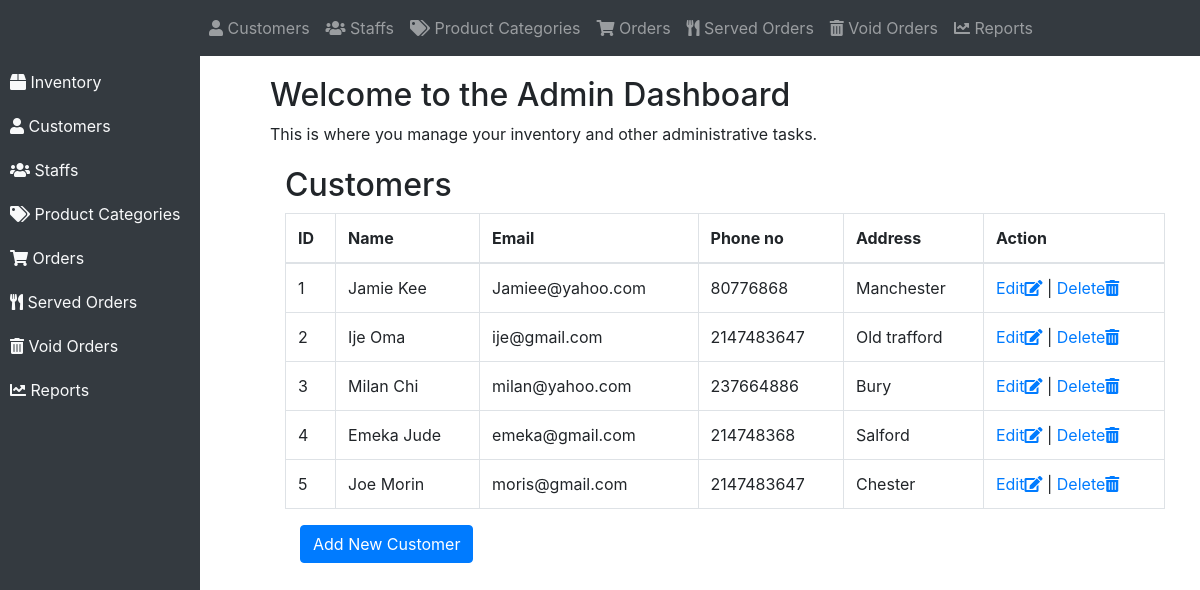
The app's page /HCF/customer.php with its own data.
### tables this page shows
CREATE TABLE `customer` (
  `customer_id` int(11) NOT NULL,
  `customer_name` varchar(225) NOT NULL,
  `email` varchar(255) NOT NULL,
  `phone_no` int(11) NOT NULL,
  `address` varchar(255) NOT NULL
);

### HCF/customer.php (the view, shortened to what this page needs)
<?php
include("connect.php");
?>
<!DOCTYPE html>
<html lang="en">
<head>
    <link rel="stylesheet" href="https://stackpath.bootstrapcdn.com/bootstrap/4.5.2/css/bootstrap.min.css">
    <link rel="stylesheet" href="https://cdnjs.cloudflare.com/ajax/libs/font-awesome/5.15.4/css/all.min.css">
</head>
<body>
<nav class="navbar navbar-expand-lg navbar-dark bg-dark">
    <a class="navbar-brand" href="#">Admin Dashboard</a>
    <div class="collapse navbar-collapse" id="navbarNav">
        <ul class="navbar-nav">
            <li class="nav-item">
                <a class="nav-link" href="http://localhost/HCF/customer.php"><i class="fas fa-user"></i> Customers</a>
            </li>
            <li class="nav-item">
                <a class="nav-link" href="http://localhost/HCF/staffs.php"><i class="fas fa-users"></i> Staffs</a>
            </li>
            <li class="nav-item">
                <a class="nav-link" href="http://localhost/HCF/category.php"><i class="fas fa-tags"></i> Product Categories</a>
            </li>
            <li class="nav-item">
                <a class="nav-link" href="http://localhost/HCF/order.php"><i class="fas fa-shopping-cart"></i> Orders</a>
            </li>
            <li class="nav-item">
                <a class="nav-link" href="http://localhost/HCF/served_order.php"><i class="fas fa-utensils"></i> Served Orders</a>
            </li>
            <li class="nav-item">
                <a class="nav-link" href="http://localhost/HCF/void_order.php"><i class="fas fa-trash-alt"></i> Void Orders</a>
            </li>
            <li class="nav-item">
                <a class="nav-link" href="http://localhost/HCF/report.php"><i class="fas fa-chart-line"></i> Reports</a>
            </li>
        </ul>
    </div>
</nav>
<div class="sidebar">
    <a href="http://localhost/HCF/product.php"><i class="fas fa-box"></i> Inventory</a>
    <a href="http://localhost/HCF/customer.php"><i class="fas fa-user"></i> Customers</a>
    <a href="http://localhost/HCF/staffs.php"><i class="fas fa-users"></i> Staffs</a>
    <a href="http://localhost/HCF/category.php"><i class="fas fa-tags"></i> Product Categories</a>
    <a href="http://localhost/HCF/order.php"><i class="fas fa-shopping-cart"></i> Orders</a>
    <a href="http://localhost/HCF/served_order.php"><i class="fas fa-utensils"></i> Served Orders</a>
    <a href="http://localhost/HCF/void_order.php"><i class="fas fa-trash-alt"></i> Void Orders</a>
    <a href="http://localhost/HCF/report.php"><i class="fas fa-chart-line"></i> Reports</a>
</div>
<div class="content">
    <h2>Welcome to the Admin Dashboard</h2>
    <p>This is where you manage your inventory and other administrative tasks.</p>
    <div class="container">
<?php
$result = $conn->query("SELECT * FROM customer");
if ($result->num_rows > 0) {
    echo "<h2>Customers</h2>";
    echo "<table class='table table-bordered'>";
    echo "<thead><tr><th>ID</th><th>Name</th><th>Email</th><th>Phone no</th><th>Address</th><th>Action</th></tr></thead><tbody>";
    while($row = $result->fetch_assoc()) {
        echo "<tr>";
        echo "<td>".$row["customer_id"]."</td>";
        echo "<td>".$row["customer_name"]."</td>";
        echo "<td>".$row["email"]."</td>";
        echo "<td>".$row["phone_no"]."</td>";
        echo "<td>".$row["address"]."</td>";
        echo "<td><a href='edit_customer.php?customer_id=".$row["customer_id"]."'>Edit<i class='fas fa-edit'></i></a> | <a href='delete_customer.php?customer_id=".$row["customer_id"]."'>Delete<i class='fas fa-trash-alt'></i></a></td>";
        echo "</tr>";
    }
    echo "</tbody></table>";
} else {
    echo "No Customers found.";
}
?>
<!DOCTYPE html>
<html lang="en">
<head>
    <link rel="stylesheet" href="https://stackpath.bootstrapcdn.com/bootstrap/4.5.2/css/bootstrap.min.css">
    <link rel="stylesheet" href="https://cdnjs.cloudflare.com/ajax/libs/font-awesome/5.15.4/css/all.min.css">
    <link rel="stylesheet" href="https://cdnjs.cloudflare.com/ajax/libs/font-awesome/5.15.4/css/all.min.css">
    <link rel="stylesheet" href="https://cdnjs.cloudflare.com/ajax/libs/font-awesome/5.15.4/css/all.min.css">
</head>
<body>
<div class="container mt-3">
    <button class="btn btn-primary mb-3" onclick="showForm()">Add New Customer</button>
</div>
</body>
</html>

### HCF/customer.php (style rules this page uses)
.sidebar { height: 100%; width: 200px; position: fixed; top: 0; left: 0; background-color: #343a40; padding-top: 60px; }
.sidebar a { padding: 10px; text-decoration: none; color: #f8f9fa; display: block; transition: font-size 0.3s; }
.content { margin-left: 250px; padding: 20px; }
.container { margin-top: 20px; }

### records on screen
customer: customer_id "1", customer_name "Jamie Kee", email "Jamiee@yahoo.com", phone_no "80776868", address "Manchester"
customer: customer_id "2", customer_name "Ije Oma", email "ije@gmail.com", phone_no "2147483647", address "Old trafford"
customer: customer_id "3", customer_name "Milan Chi", email "milan@yahoo.com", phone_no "237664886", address "Bury"
customer: customer_id "4", customer_name "Emeka Jude", email "emeka@gmail.com", phone_no "214748368", address "Salford"
customer: customer_id "5", customer_name "Joe Morin", email "moris@gmail.com", phone_no "2147483647", address "Chester"
